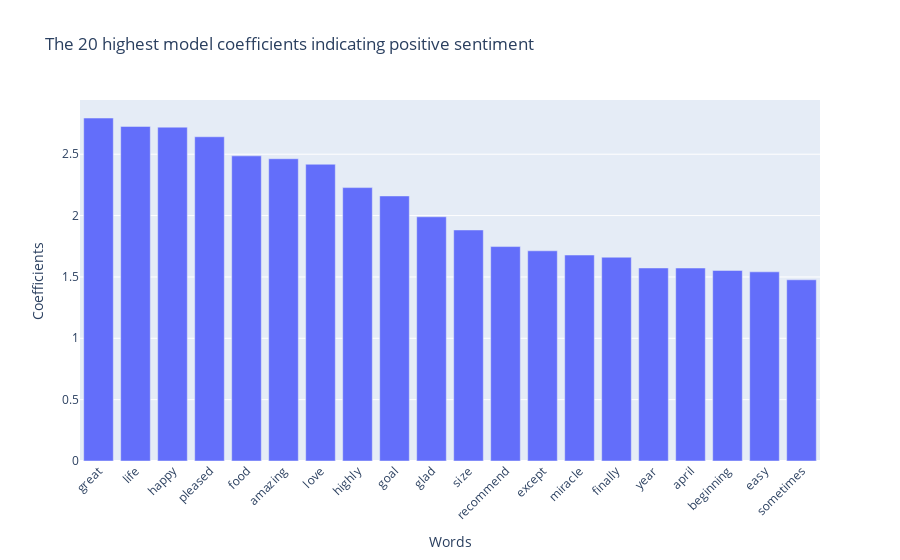

Notebook code for this chart:
### Markdown cell above
We can create a dataframe of the logistic regression coefficients and their features. We can extract the top 20 rows and plot them. Higher coefficients indicate a stronger influence of the corresponding independent variable on the probability of the event of interest occurring. In this case, we are looking for words indicating positive sentiment.

### Code cell
# Create a dataframe of the coeffients and the features
word_counts = pd.DataFrame(
    {"coefficients": logreg.coef_[0]},
    index = vectorized.get_feature_names_out()
).sort_values("coefficients", ascending=False)

# Select the top 20 rows
top_20_positive = word_counts.head(20)

# Create the bar plot
fig = px.bar(top_20_positive,
             x=top_20_positive.index,
             y='coefficients',
             labels={'coefficients': 'Coefficients', 'index': 'Words'},
             title="The 20 highest model coefficients indicating positive sentiment"
)

# Rotate x-axis labels by 45 degrees
fig.update_layout(xaxis_tickangle=-45)

# Show the plot
fig.show()

### Figure 1 — Plotly figure (JSON) as saved in the notebook; plotly's stock layout.template omitted (floating-point values rounded to 4 significant figures)
{"data": [{"alignmentgroup": "True", "hovertemplate": "Words=%{x}<br>Coefficients=%{y}<extra></extra>", "legendgroup": "", "marker": {"color": "#636efa", "pattern": {"shape": ""}}, "name": "", "offsetgroup": "", "orientation": "v", "showlegend": false, "textposition": "auto", "type": "bar", "x": ["great", "life", "happy", "pleased", "food", "amazing", "love", "highly", "goal", "glad", "size", "recommend", "except", "miracle", "finally", "year", "april", "beginning", "easy", "sometimes"], "xaxis": "x", "y": [2.795, 2.727, 2.721, 2.642, 2.487, 2.463, 2.418, 2.228, 2.16, 1.99, 1.883, 1.748, 1.713, 1.679, 1.661, 1.573, 1.573, 1.553, 1.542, 1.477], "yaxis": "y"}], "layout": {"autosize": true, "barmode": "relative", "legend": {"tracegroupgap": 0}, "title": {"text": "The 20 highest model coefficients indicating positive sentiment"}, "xaxis": {"anchor": "y", "autorange": true, "domain": [0, 1], "range": [-0.5, 19.5], "tickangle": -45, "title": {"text": "Words"}, "type": "category"}, "yaxis": {"anchor": "x", "autorange": true, "domain": [0, 1], "range": [0, 2.942], "title": {"text": "Coefficients"}, "type": "linear"}}}
